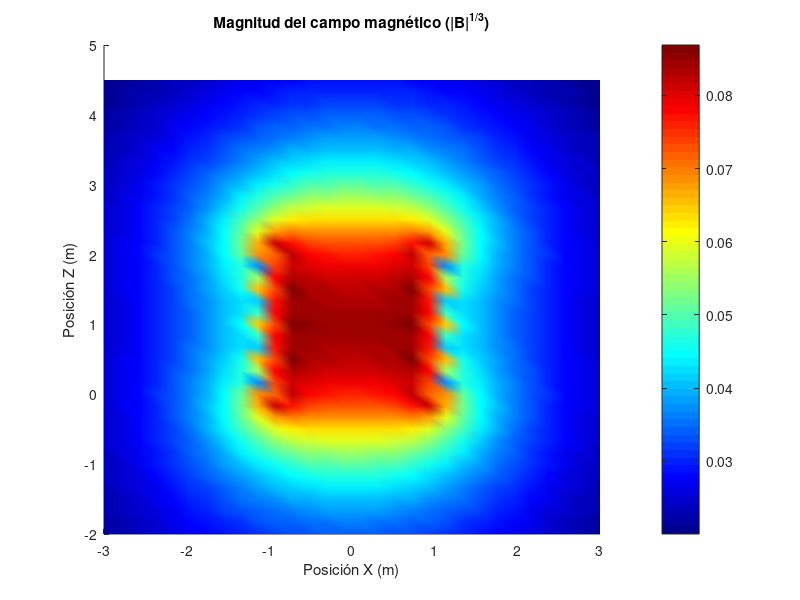

Reproduce this figure in MATLAB. (Note: this script raises an error after producing the figure.)
%% Configuración inicial
clear all; close all; clc;

% Parámetros del solenoide
nL = 5;         % Número de espiras: vueltas del alambre conductor que generan campo magnético
N = 30;         % Puntos por espira: discretización para aproximar la espira mediante elementos diferenciales
R = 1.0;        % Radio de las espiras (m): define el tamaño de cada vuelta del solenoide
sz = 0.5;       % Separación entre espiras (m): altura entre espiras, genera un solenoide helicoidal
I = 300;        % Corriente (A): fuente del campo magnético según la ley de Biot-Savart
mu0 = 4*pi*1e-7; % Permeabilidad magnética del vacío: constante fundamental del magnetismo
km = mu0 * I / (4*pi); % Constante de Biot-Savart: factor que aparece en la fórmula para B

%% Creación del grid espacial
% Definimos el volumen donde calcularemos el campo
x = linspace(-3, 3, 30); % Eje X: define el dominio en la dirección horizontal
y = linspace(-3, 3, 30); % Eje Y: incluye varias posiciones para representar el espacio en torno al solenoide
z = linspace(-2, nL*sz+2, 40); % Eje Z: incluye el solenoide y márgenes superior e inferior

% Creamos el grid 3D
[X, Y, Z] = meshgrid(x, y, z); % Malla tridimensional de puntos donde se calculará el campo magnético

% Inicialización de matrices para componentes del campo
Bx = zeros(size(X)); % Componente X del campo magnético
By = zeros(size(Y)); % Componente Y del campo magnético
Bz = zeros(size(Z)); % Componente Z del campo magnético

%% Creación de las espiras
theta = linspace(0, 2*pi, N+1); % Ángulos que recorren una vuelta completa
theta = theta(1:end-1); % Eliminamos el último punto para evitar duplicación (0 = 2π)
dtheta = theta(2) - theta(1); % Incremento angular para cada segmento

% Pre-alocación para coordenadas de las espiras
espira_x = zeros(nL, N); % Coordenada X de cada punto de las espiras
espira_y = zeros(nL, N); % Coordenada Y de cada punto de las espiras
espira_z = zeros(nL, N); % Coordenada Z para cada espira (a distintas alturas)
dl_x = zeros(nL, N);     % Componente X del vector dl (elemento de corriente)
dl_y = zeros(nL, N);     % Componente Y del vector dl

for k = 1:nL
    % Posiciones de los puntos en la espira k
    espira_x(k,:) = R * cos(theta); % Coordenadas X de los puntos en la espira
    espira_y(k,:) = R * sin(theta); % Coordenadas Y de los puntos en la espira
    espira_z(k,:) = (k-1)*sz * ones(1,N); % Coordenada Z fija para cada espira
    
    % Diferenciales de línea (dl)
    dl_x(k,:) = -R * sin(theta) * dtheta; % Componente X del vector tangente dl (ley de Biot-Savart)
    dl_y(k,:) = R * cos(theta) * dtheta;  % Componente Y del vector tangente dl
    % El vector dl representa el sentido y magnitud del elemento de corriente en la espira
end

%% Cálculo del campo magnético (Ley de Biot-Savart)
fprintf('Calculando campo magnético...\n');
tic; % Iniciar cronómetro

% Vectorizamos los puntos de las espiras
all_espira_x = espira_x(:); % Coordenadas X de todos los elementos de corriente
all_espira_y = espira_y(:); % Coordenadas Y de todos los elementos
all_espira_z = espira_z(:); % Coordenadas Z
all_dl_x = dl_x(:);         % Componentes X de dl
all_dl_y = dl_y(:);         % Componentes Y de dl

% Tamaño del grid
[ny, nx, nz] = size(X);

% Calculamos el campo para cada punto del grid
for i = 1:ny
    for j = 1:nx
        for k = 1:nz
            % Vector desde el elemento de corriente al punto de observación
            rx = X(i,j,k) - all_espira_x;
            ry = Y(i,j,k) - all_espira_y;
            rz = Z(i,j,k) - all_espira_z;
            
            % Distancia al cubo (norma^3), necesaria en Biot-Savart
            r3 = (rx.^2 + ry.^2 + rz.^2).^(3/2);
            r3(r3 < (0.1*R)^3) = Inf; % Evitar división por cero cerca del alambre
            
            % Producto cruz dl × r (solo dl_x y dl_y, ya que dl_z = 0)
            cross_x = all_dl_y .* rz;           % dl_y * rz
            cross_y = -all_dl_x .* rz;          % -dl_x * rz
            cross_z = all_dl_x .* ry - all_dl_y .* rx; % Componente Z completa
            
            % Suma de las contribuciones de todos los elementos de corriente
            Bx(i,j,k) = km * sum(cross_x ./ r3);
            By(i,j,k) = km * sum(cross_y ./ r3);
            Bz(i,j,k) = km * sum(cross_z ./ r3);
            % Este es el núcleo de la ley de Biot-Savart: calcula el campo B en el espacio debido a corriente
        end
    end
    fprintf('Progreso: %.1f%%\n', 100*i/ny); % Mostrar progreso
end

toc; % Mostrar tiempo de cálculo
fprintf('Cálculo completado.\n');

%% Visualización en el plano XZ (y=0)
centery = round(ny/2); % Seleccionamos el plano donde y ≈ 0, por simetría axial del solenoide

% Extraemos las componentes en el plano XZ
Bx_xz = squeeze(Bx(:,centery,:));
By_xz = squeeze(By(:,centery,:));
Bz_xz = squeeze(Bz(:,centery,:));
Bmag_xz = sqrt(Bx_xz.^2 + By_xz.^2 + Bz_xz.^2); % Magnitud del campo B

% Crear figura
figure(1);
set(gcf, 'Position', [100 100 800 600]);
hold on;

% Mapa de calor de la magnitud del campo
pcolor(x, z, (Bmag_xz').^(1/3)); % Se usa raíz cúbica para resaltar variaciones suaves
shading interp;
colormap(jet);
colorbar;
title('Magnitud del campo magnético (|B|^{1/3})');
xlabel('Posición X (m)');
ylabel('Posición Z (m)');

% Líneas de campo magnético
h = streamslice(x, z, Bx_xz', Bz_xz', 3); % Visualiza la dirección del campo
set(h, 'Color', [0.9 1 0.7], 'LineWidth', 1.5);

% Dibujar las espiras como referencia
for k = 1:nL
    z_pos = (k-1)*sz;
    plot(R*cos(linspace(0,2*pi,100)), z_pos + 0*linspace(0,2*pi,100), 'w-', 'LineWidth', 1); % contorno de espira
    plot([-R R], [z_pos z_pos], 'w--'); % línea representativa en Z
end

% Añadir título y leyenda
title('Campo magnético de un solenoide en el plano XZ');
legend('Magnitud del campo', 'Líneas de campo', 'Espiras', 'Location', 'northeast');

%% Visualización 3D de líneas de campo
figure(2);
set(gcf, 'Position', [100 100 800 600]);

% Seleccionar puntos de inicio para las líneas de campo
startx = -2:0.5:2; % Variación en X
starty = zeros(size(startx)); % Plano Y = 0 (simetría)
startz = -1:0.5:nL*sz+1; % Altura desde antes hasta después del solenoide

% Convertir a grid para streamline
[StartX, StartY, StartZ] = meshgrid(startx, starty, startz);

% Dibujar líneas de campo 3D
streamline(stream3(x, y, z, Bx, By, Bz, StartX, StartY, StartZ));
% Muestra cómo el campo magnético circula a través y alrededor del solenoide, en 3D

% Configuración de la figura
axis tight;
grid on;
xlabel('X (m)');
ylabel('Y (m)');
zlabel('Z (m)');
title('Líneas de campo magnético 3D del solenoide');
view(3);
rotate3d on;

% Resumen físico:
% Este código simula el campo magnético generado por un solenoide compuesto por varias espiras circulares.
% Utiliza la Ley de Biot-Savart para calcular el campo B en el espacio alrededor del solenoide.
% El campo magnético es generado por elementos de corriente (dl) distribuidos a lo largo del alambre.
% Se visualiza tanto la magnitud del campo como sus líneas de flujo, mostrando cómo se concentra dentro del solenoide
% y se dispersa fuera de él, siguiendo el patrón característico de un dipolo magnético.